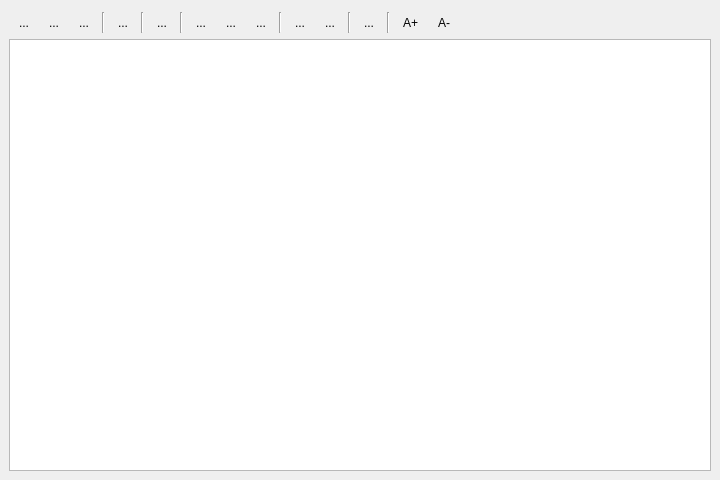
<?xml version="1.0" encoding="UTF-8"?>
<ui version="4.0">
 <class>DlgScriptEditor</class>
 <widget class="QDialog" name="DlgScriptEditor">
  <property name="geometry">
   <rect>
    <x>0</x>
    <y>0</y>
    <width>720</width>
    <height>480</height>
   </rect>
  </property>
  <property name="windowTitle">
   <string>Script editor</string>
  </property>
  <layout class="QVBoxLayout" name="verticalLayout">
   <property name="spacing">
    <number>6</number>
   </property>
   <property name="margin">
    <number>9</number>
   </property>
   <item>
    <layout class="QHBoxLayout" name="horizontalLayout">
     <property name="spacing">
      <number>6</number>
     </property>
     <property name="leftMargin">
      <number>3</number>
     </property>
     <property name="topMargin">
      <number>3</number>
     </property>
     <property name="rightMargin">
      <number>3</number>
     </property>
     <item>
      <widget class="QToolButton" name="btnOpen">
       <property name="toolTip">
        <string>Open script</string>
       </property>
       <property name="text">
        <string>...</string>
       </property>
       <property name="shortcut">
        <string>Ctrl+O, Return</string>
       </property>
       <property name="autoRaise">
        <bool>true</bool>
       </property>
      </widget>
     </item>
     <item>
      <widget class="QToolButton" name="btnSave">
       <property name="toolTip">
        <string>Save</string>
       </property>
       <property name="text">
        <string>...</string>
       </property>
       <property name="shortcut">
        <string>Ctrl+S</string>
       </property>
       <property name="autoRaise">
        <bool>true</bool>
       </property>
      </widget>
     </item>
     <item>
      <widget class="QToolButton" name="btnSaveAs">
       <property name="toolTip">
        <string>Save as...</string>
       </property>
       <property name="text">
        <string>...</string>
       </property>
       <property name="shortcut">
        <string>Ctrl+Shift+S</string>
       </property>
       <property name="autoRaise">
        <bool>true</bool>
       </property>
      </widget>
     </item>
     <item>
      <widget class="Line" name="line">
       <property name="orientation">
        <enum>Qt::Vertical</enum>
       </property>
      </widget>
     </item>
     <item>
      <widget class="QToolButton" name="btnEditHelp">
       <property name="toolTip">
        <string>Edit script help</string>
       </property>
       <property name="text">
        <string>...</string>
       </property>
       <property name="autoRaise">
        <bool>true</bool>
       </property>
      </widget>
     </item>
     <item>
      <widget class="Line" name="line_2">
       <property name="orientation">
        <enum>Qt::Vertical</enum>
       </property>
      </widget>
     </item>
     <item>
      <widget class="QToolButton" name="btnRun">
       <property name="toolTip">
        <string>Run algorithm</string>
       </property>
       <property name="text">
        <string>...</string>
       </property>
       <property name="shortcut">
        <string>F5</string>
       </property>
       <property name="autoRaise">
        <bool>true</bool>
       </property>
      </widget>
     </item>
     <item>
      <widget class="Line" name="line_3">
       <property name="orientation">
        <enum>Qt::Vertical</enum>
       </property>
      </widget>
     </item>
     <item>
      <widget class="QToolButton" name="btnCut">
       <property name="toolTip">
        <string>Cut</string>
       </property>
       <property name="text">
        <string>...</string>
       </property>
       <property name="shortcut">
        <string>Ctrl+X</string>
       </property>
       <property name="autoRaise">
        <bool>true</bool>
       </property>
      </widget>
     </item>
     <item>
      <widget class="QToolButton" name="btnCopy">
       <property name="toolTip">
        <string>Copy</string>
       </property>
       <property name="text">
        <string>...</string>
       </property>
       <property name="shortcut">
        <string>Ctrl+C</string>
       </property>
       <property name="autoRaise">
        <bool>true</bool>
       </property>
      </widget>
     </item>
     <item>
      <widget class="QToolButton" name="btnPaste">
       <property name="toolTip">
        <string>Paste</string>
       </property>
       <property name="text">
        <string>...</string>
       </property>
       <property name="shortcut">
        <string>Ctrl+V</string>
       </property>
       <property name="autoRaise">
        <bool>true</bool>
       </property>
      </widget>
     </item>
     <item>
      <widget class="Line" name="line_4">
       <property name="orientation">
        <enum>Qt::Vertical</enum>
       </property>
      </widget>
     </item>
     <item>
      <widget class="QToolButton" name="btnUndo">
       <property name="toolTip">
        <string>Undo</string>
       </property>
       <property name="text">
        <string>...</string>
       </property>
       <property name="shortcut">
        <string>Ctrl+Z</string>
       </property>
       <property name="autoRaise">
        <bool>true</bool>
       </property>
      </widget>
     </item>
     <item>
      <widget class="QToolButton" name="btnRedo">
       <property name="toolTip">
        <string>Redo</string>
       </property>
       <property name="text">
        <string>...</string>
       </property>
       <property name="shortcut">
        <string>Ctrl+Shift+Z</string>
       </property>
       <property name="autoRaise">
        <bool>true</bool>
       </property>
      </widget>
     </item>
     <item>
      <widget class="Line" name="line_5">
       <property name="orientation">
        <enum>Qt::Vertical</enum>
       </property>
      </widget>
     </item>
     <item>
      <widget class="QToolButton" name="btnSnippets">
       <property name="text">
        <string>...</string>
       </property>
       <property name="autoRaise">
        <bool>true</bool>
       </property>
      </widget>
     </item>
     <item>
      <widget class="Line" name="line_6">
       <property name="orientation">
        <enum>Qt::Vertical</enum>
       </property>
      </widget>
     </item>
     <item>
      <widget class="QToolButton" name="btnIncreaseFont">
       <property name="text">
        <string>A+</string>
       </property>
       <property name="autoRaise">
        <bool>true</bool>
       </property>
      </widget>
     </item>
     <item>
      <widget class="QToolButton" name="btnDecreaseFont">
       <property name="text">
        <string>A-</string>
       </property>
       <property name="autoRaise">
        <bool>true</bool>
       </property>
      </widget>
     </item>
     <item>
      <spacer name="horizontalSpacer">
       <property name="orientation">
        <enum>Qt::Horizontal</enum>
       </property>
       <property name="sizeHint" stdset="0">
        <size>
         <width>40</width>
         <height>20</height>
        </size>
       </property>
      </spacer>
     </item>
    </layout>
   </item>
   <item>
    <widget class="ScriptEdit" name="editor"/>
   </item>
  </layout>
 </widget>
 <customwidgets>
  <customwidget>
   <class>ScriptEdit</class>
   <extends>QTextEdit</extends>
   <header>inasafe_extras.processing.gui.ScriptEdit</header>
  </customwidget>
 </customwidgets>
 <tabstops>
  <tabstop>btnSave</tabstop>
  <tabstop>btnSaveAs</tabstop>
  <tabstop>btnEditHelp</tabstop>
  <tabstop>btnRun</tabstop>
 </tabstops>
 <resources/>
 <connections/>
</ui>
